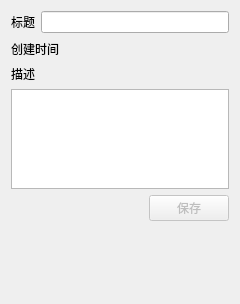
<?xml version="1.0" encoding="UTF-8"?>
<ui version="4.0">
 <class>ImagePropertyWidget</class>
 <widget class="QWidget" name="ImagePropertyWidget">
  <property name="geometry">
   <rect>
    <x>0</x>
    <y>0</y>
    <width>240</width>
    <height>304</height>
   </rect>
  </property>
  <property name="sizePolicy">
   <sizepolicy hsizetype="Expanding" vsizetype="Expanding">
    <horstretch>0</horstretch>
    <verstretch>0</verstretch>
   </sizepolicy>
  </property>
  <property name="minimumSize">
   <size>
    <width>240</width>
    <height>0</height>
   </size>
  </property>
  <property name="maximumSize">
   <size>
    <width>240</width>
    <height>16777215</height>
   </size>
  </property>
  <property name="windowTitle">
   <string>图像属性</string>
  </property>
  <property name="autoFillBackground">
   <bool>false</bool>
  </property>
  <layout class="QGridLayout" name="gridLayout">
   <item row="0" column="0">
    <layout class="QVBoxLayout" name="verticalLayout">
     <property name="sizeConstraint">
      <enum>QLayout::SetDefaultConstraint</enum>
     </property>
     <property name="bottomMargin">
      <number>0</number>
     </property>
     <item>
      <layout class="QHBoxLayout" name="horizontalLayout">
       <item>
        <widget class="QLabel" name="label">
         <property name="text">
          <string>标题</string>
         </property>
        </widget>
       </item>
       <item>
        <widget class="QLineEdit" name="title"/>
       </item>
      </layout>
     </item>
     <item>
      <layout class="QHBoxLayout" name="horizontalLayout_2">
       <item>
        <widget class="QLabel" name="label_3">
         <property name="text">
          <string>创建时间</string>
         </property>
        </widget>
       </item>
       <item>
        <widget class="QLabel" name="createDate">
         <property name="minimumSize">
          <size>
           <width>169</width>
           <height>20</height>
          </size>
         </property>
         <property name="text">
          <string/>
         </property>
        </widget>
       </item>
      </layout>
     </item>
     <item>
      <widget class="QLabel" name="label_2">
       <property name="text">
        <string>描述</string>
       </property>
      </widget>
     </item>
     <item>
      <widget class="QTextEdit" name="description">
       <property name="minimumSize">
        <size>
         <width>0</width>
         <height>100</height>
        </size>
       </property>
       <property name="maximumSize">
        <size>
         <width>16777215</width>
         <height>100</height>
        </size>
       </property>
      </widget>
     </item>
     <item>
      <layout class="QHBoxLayout" name="horizontalLayout_3">
       <item>
        <spacer name="horizontalSpacer">
         <property name="orientation">
          <enum>Qt::Horizontal</enum>
         </property>
         <property name="sizeHint" stdset="0">
          <size>
           <width>40</width>
           <height>20</height>
          </size>
         </property>
        </spacer>
       </item>
       <item>
        <widget class="QPushButton" name="saveButton">
         <property name="enabled">
          <bool>false</bool>
         </property>
         <property name="text">
          <string>保存</string>
         </property>
         <property name="autoDefault">
          <bool>false</bool>
         </property>
         <property name="default">
          <bool>false</bool>
         </property>
        </widget>
       </item>
      </layout>
     </item>
     <item>
      <spacer name="verticalSpacer">
       <property name="orientation">
        <enum>Qt::Vertical</enum>
       </property>
       <property name="sizeHint" stdset="0">
        <size>
         <width>20</width>
         <height>10</height>
        </size>
       </property>
      </spacer>
     </item>
     <item>
      <layout class="QHBoxLayout" name="horizontalLayout_5">
       <item>
        <layout class="QVBoxLayout" name="tagButtons2"/>
       </item>
       <item>
        <layout class="QVBoxLayout" name="tagButtons1"/>
       </item>
      </layout>
     </item>
     <item>
      <layout class="QGridLayout" name="tagButtons"/>
     </item>
     <item>
      <spacer name="verticalSpacer_2">
       <property name="orientation">
        <enum>Qt::Vertical</enum>
       </property>
       <property name="sizeHint" stdset="0">
        <size>
         <width>20</width>
         <height>10000</height>
        </size>
       </property>
      </spacer>
     </item>
    </layout>
   </item>
  </layout>
 </widget>
 <resources/>
 <connections/>
</ui>
